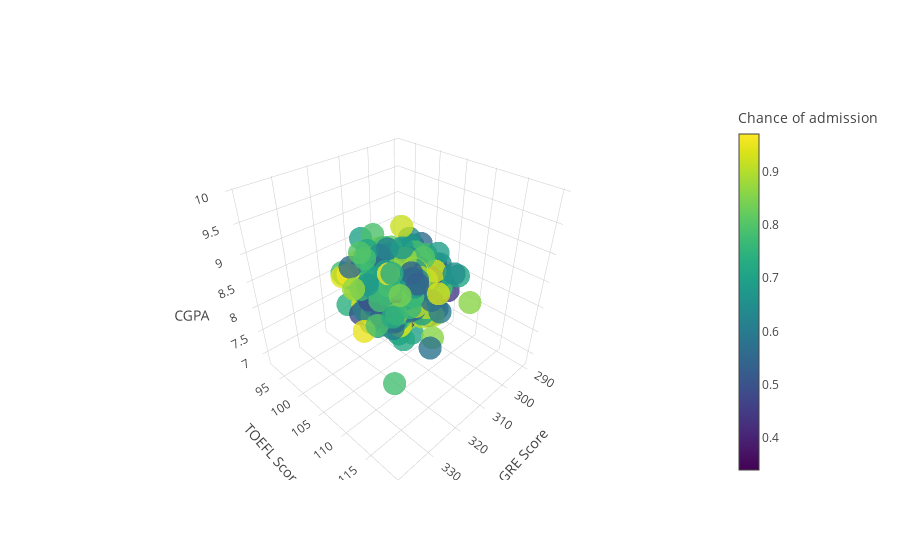

Write notebook code for a chart like this one.
### Markdown cell above
### Chance of admission over three continuous variables; `GRE Score`, `TOEFL Score` and `CGPA`.
As expected, all three variables are strongly correlated with the chance of admission. Interestingly, there is not many outliers in the trend shown below. "Strong" students are well-rounded, holding high scores in `GRE Score`, `TOEFL Score` and `CGPA`. The similar trend was observed in other groups of students as well.

### Code cell
surface1 = go.Scatter3d(x=ga_df['GRE Score'],y=ga_df['TOEFL Score'],z=ga_df['CGPA'],mode='markers',
                       marker=dict(size=8,color=ga_df['Chance of Admit'],colorscale='Viridis',
                                   opacity=0.8,colorbar=dict(thickness=20,title='Chance of admission')))
data = [surface1]
layout = go.Layout(scene=dict(xaxis=dict(title='GRE Score'),
                              yaxis=dict(title='TOEFL Score'),
                              zaxis=dict(title='CGPA')))
fig = go.Figure(data=data, layout=layout)
iplot(fig)

### Figure 1 — Plotly figure (JSON) as saved in the notebook; plotly's stock layout.template omitted (floating-point values rounded to 4 significant figures; data arrays with more than 128 entries replaced by an {"elided": "..."} marker saying what was removed)
{"data": [{"marker": {"color": {"elided": "500 float values"}, "colorbar": {"thickness": 20, "title": {"text": "Chance of admission"}}, "colorscale": "Viridis", "opacity": 0.8, "size": 8}, "mode": "markers", "type": "scatter3d", "uid": "347e39e2-5553-4604-abb6-a16d4db1c58b", "x": {"elided": "500 int values"}, "y": {"elided": "500 int values"}, "z": {"elided": "500 float values"}}], "layout": {"scene": {"xaxis": {"title": {"text": "GRE Score"}}, "yaxis": {"title": {"text": "TOEFL Score"}}, "zaxis": {"title": {"text": "CGPA"}}}}}
